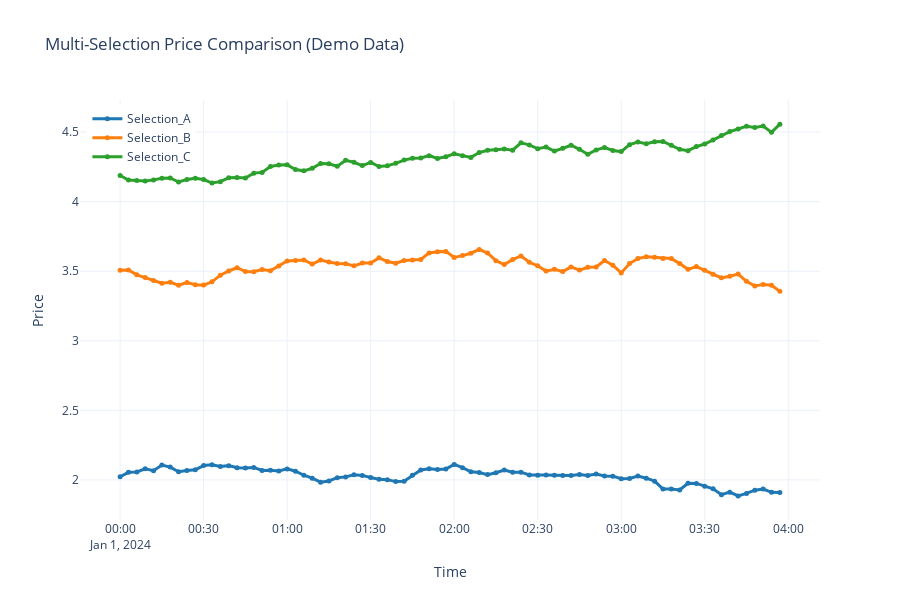
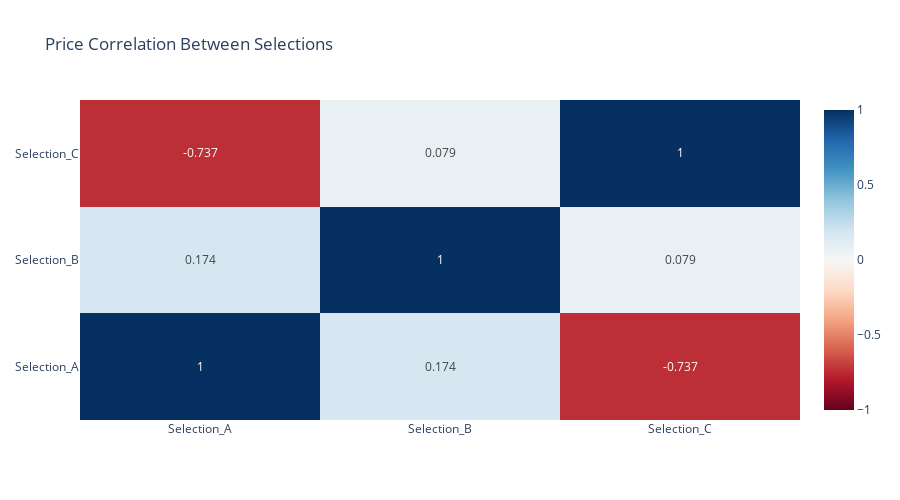

Notebook cell for these charts, in order:
### Markdown cell above
## 7. Create Multiple Selection Comparison

Build comparative charts to analyze multiple selections within the same market, showing relative price movements.

### Code cell
# Function to load multiple selections for comparison
def load_multiple_selections(market_id, selection_ids):
    """
    Load data for multiple selections from the same market
    """
    all_data = {}
    
    for selection_id in selection_ids:
        url = f"{API_BASE_URL}?dataContextName={DATA_CONTEXT_NAME}&marketId={market_id}&selectionId={selection_id}"
        print(f"Loading data for selection: {selection_id}")
        
        data = load_betfair_data(url)
        if data:
            all_data[selection_id] = data
        else:
            print(f"Failed to load data for selection: {selection_id}")
    
    return all_data

def create_multi_selection_comparison(selections_data):
    """
    Create comparison charts for multiple selections
    """
    fig = make_subplots(
        rows=2, cols=1,
        subplot_titles=('Price Comparison Across Selections', 'Normalized Price Movement (%)'),
        vertical_spacing=0.15,
        row_heights=[0.6, 0.4]
    )
    
    colors = px.colors.qualitative.Dark24
    
    for i, (selection_id, data) in enumerate(selections_data.items()):
        # Convert to DataFrame (simplified - adapt based on actual data structure)
        if isinstance(data, list):
            df_sel = pd.DataFrame(data)
        elif isinstance(data, dict) and 'data' in data:
            df_sel = pd.DataFrame(data['data'])
        else:
            continue
        
        if df_sel.empty:
            continue
        
        # Assume there's a price column (adapt based on actual data)
        price_col = None
        for col in df_sel.columns:
            if 'price' in col.lower():
                price_col = col
                break
        
        if price_col and not df_sel[price_col].isna().all():
            x_axis = df_sel.index  # Use index as x-axis
            y_values = pd.to_numeric(df_sel[price_col], errors='coerce')
            
            # Raw prices
            fig.add_trace(
                go.Scatter(
                    x=x_axis,
                    y=y_values,
                    mode='lines+markers',
                    name=f'Selection {selection_id}',
                    line=dict(color=colors[i % len(colors)], width=2),
                    marker=dict(size=4)
                ),
                row=1, col=1
            )
            
            # Normalized percentage change
            if len(y_values.dropna()) > 1:
                normalized = ((y_values - y_values.iloc[0]) / y_values.iloc[0] * 100)
                fig.add_trace(
                    go.Scatter(
                        x=x_axis,
                        y=normalized,
                        mode='lines',
                        name=f'Selection {selection_id} (%)',
                        line=dict(color=colors[i % len(colors)], width=2),
                        showlegend=False
                    ),
                    row=2, col=1
                )
    
    fig.update_layout(
        title=f'Multi-Selection Comparison - Market {MARKET_ID}',
        height=800,
        template='plotly_white',
        showlegend=True
    )
    
    fig.update_xaxes(title_text="Time", row=1, col=1)
    fig.update_yaxes(title_text="Price", row=1, col=1)
    fig.update_xaxes(title_text="Time", row=2, col=1)
    fig.update_yaxes(title_text="Price Change (%)", row=2, col=1)
    
    return fig

# Example: Load multiple selections for comparison
selection_ids_to_compare = ["500893_0.00", "47972_0.00", "47973_0.00"]  # Add more selection IDs as needed

print(f"Loading multiple selections for market {MARKET_ID}...")
print("Note: This will attempt to load data for multiple selections.")
print("If the API doesn't have data for some selections, they will be skipped.")

# For demonstration, create sample multi-selection data
print("\nCreating sample multi-selection comparison chart...")

# Sample data for multiple selections
sample_periods = 80
sample_time = pd.date_range(start='2024-01-01', periods=sample_periods, freq='3min')

# Create sample data for 3 different selections
sample_selections = {
    'Selection_A': {
        'price': 2.0 + np.cumsum(np.random.normal(0, 0.02, sample_periods)),
        'volume': np.random.exponential(1000, sample_periods)
    },
    'Selection_B': {
        'price': 3.5 + np.cumsum(np.random.normal(0, 0.03, sample_periods)),
        'volume': np.random.exponential(800, sample_periods)
    },
    'Selection_C': {
        'price': 4.2 + np.cumsum(np.random.normal(0, 0.025, sample_periods)),
        'volume': np.random.exponential(1200, sample_periods)
    }
}

# Create comparison chart
comparison_fig = go.Figure()

# Add price lines for each selection
colors = ['#1f77b4', '#ff7f0e', '#2ca02c', '#d62728', '#9467bd']
for i, (selection_name, selection_data) in enumerate(sample_selections.items()):
    comparison_fig.add_trace(go.Scatter(
        x=sample_time,
        y=selection_data['price'],
        mode='lines+markers',
        name=selection_name,
        line=dict(color=colors[i], width=3),
        marker=dict(size=5)
    ))

comparison_fig.update_layout(
    title='Multi-Selection Price Comparison (Demo Data)',
    xaxis_title='Time',
    yaxis_title='Price',
    hovermode='x unified',
    template='plotly_white',
    height=600,
    showlegend=True,
    legend=dict(
        yanchor="top",
        y=0.99,
        xanchor="left",
        x=0.01
    )
)

comparison_fig.show()
print("Multi-selection comparison chart created successfully!")

# Create a correlation heatmap
price_data = pd.DataFrame({name: data['price'] for name, data in sample_selections.items()})
correlation_matrix = price_data.corr()

correlation_fig = go.Figure(data=go.Heatmap(
    z=correlation_matrix.values,
    x=correlation_matrix.columns,
    y=correlation_matrix.columns,
    colorscale='RdBu',
    zmid=0,
    text=correlation_matrix.values.round(3),
    texttemplate="%{text}",
    textfont={"size": 12},
    hoverongaps=False
))

correlation_fig.update_layout(
    title='Price Correlation Between Selections',
    height=500,
    template='plotly_white'
)

correlation_fig.show()
print("Price correlation heatmap created successfully!")
